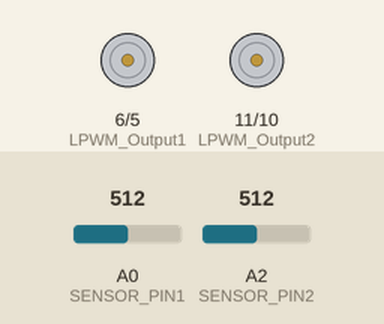
The sketch below on a simulated Arduino Uno, built with avr-gcc and run on an emulated ATmega328P. Shown: motor-driver pin pairs drawn as motors (green arrow = first pin HIGH = forward, orange = second pin HIGH = backward, longer = more drive). The inputs (shaded band) are chosen by the test bench; at power-on: A0 (SENSOR_PIN1) = 512, A2 (SENSOR_PIN2) = 512.

Above: at 1.2 s.
1.3 s: A0 (SENSOR_PIN1) set to 716
At 2.2 s:
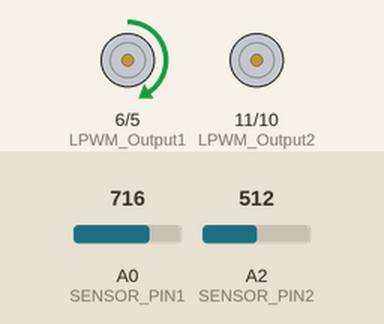
2.8 s: A2 (SENSOR_PIN2) set to 716
At 3.3 s:
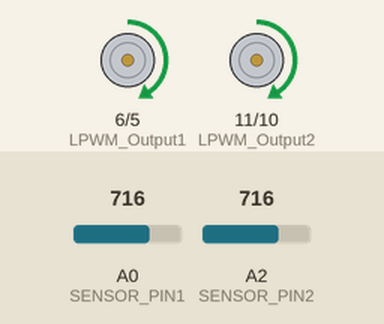
4.3 s: A0 (SENSOR_PIN1) set to 900
At 5.5 s:
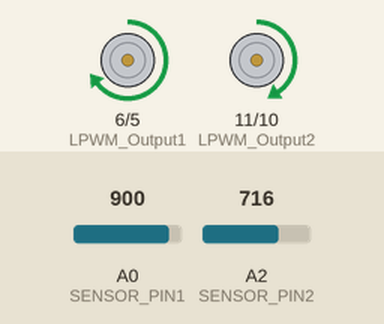
5.8 s: A2 (SENSOR_PIN2) set to 900
At 6.8 s:
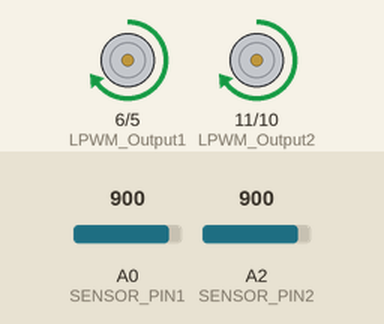
7.3 s: A0 (SENSOR_PIN1) set to 511
At 8.0 s:
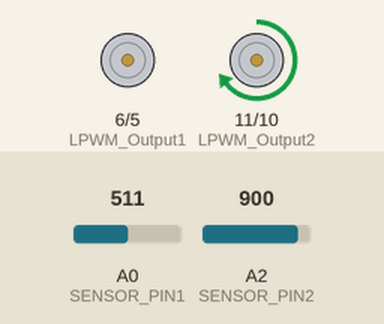
8.8 s: A2 (SENSOR_PIN2) set to 502
At 9.1 s:
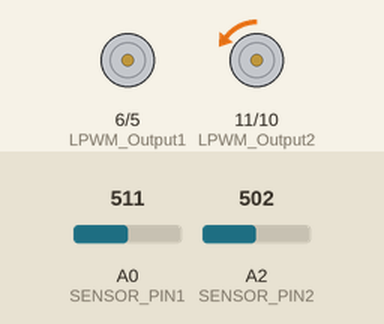
Timing chart, 0 to 11.3 s (numbered marks = the images above; inputs shaded):
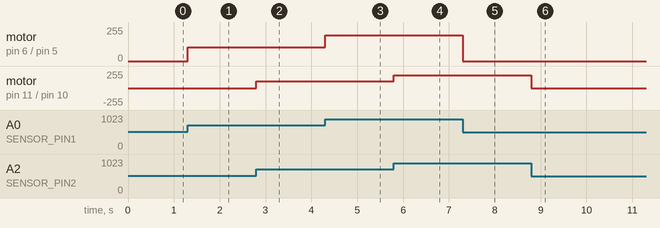

The sketch:

Dwa_silniki.ino
```cpp
/*
 * https://www.hessmer.org/blog/2013/12/28/ibt-2-h-bridge-with-arduino/
IBT-2 Motor Control Board driven by Arduino.

Speed and direction controlled by a potentiometer attached to analog input 0.
One side pin of the potentiometer (either one) to ground; the other side pin to +5V

Connection to the IBT-2 board:
IBT-2 pin 1 (RPWM) to Arduino pin 5(PWM)
IBT-2 pin 2 (LPWM) to Arduino pin 6(PWM)
IBT-2 pins 3 (R_EN), 4 (L_EN), 7 (VCC) to Arduino 5V pin
IBT-2 pin 8 (GND) to Arduino GND
IBT-2 pins 5 (R_IS) and 6 (L_IS) not connected
*/

int SENSOR_PIN1 = 0; // center pin of the potentiometer

int RPWM_Output1 = 5; // Arduino PWM output pin 5; connect to IBT-2 pin 1 (RPWM)
int LPWM_Output1 = 6; // Arduino PWM output pin 6; connect to IBT-2 pin 2 (LPWM)

int SENSOR_PIN2 = 2; // center pin of the potentiometer

int RPWM_Output2 = 10; // Arduino PWM output pin 5; connect to IBT-2 pin 1 (RPWM)
int LPWM_Output2 = 11; // Arduino PWM output pin 6; connect to IBT-2 pin 2 (LPWM)

void setup()
{
  pinMode(RPWM_Output1, OUTPUT);
  pinMode(LPWM_Output1, OUTPUT);
  pinMode(RPWM_Output2, OUTPUT);
  pinMode(LPWM_Output2, OUTPUT);
}

void loop()
{
  int sensorValue1 = analogRead(SENSOR_PIN1);
  int sensorValue2 = analogRead(SENSOR_PIN2);

  // sensor value is in the range 0 to 1023
  // the lower half of it we use for reverse rotation; the upper half for forward rotation
  if (sensorValue1 < 512)
  {
    // reverse rotation
    int reversePWM1 = -(sensorValue1 - 511) / 2;
    analogWrite(LPWM_Output1, 0);
    analogWrite(RPWM_Output1, reversePWM1);
  }
  else
  {
    // forward rotation
    int forwardPWM1 = (sensorValue1 - 512) / 2;
    analogWrite(RPWM_Output1, 0);
    analogWrite(LPWM_Output1, forwardPWM1);
  }

    if (sensorValue2 < 512)
  {
    // reverse rotation
    int reversePWM2 = -(sensorValue2 - 511) / 2;
    analogWrite(LPWM_Output2, 0);
    analogWrite(RPWM_Output2, reversePWM2);
  }
  else
  {
    // forward rotation
    int forwardPWM2 = (sensorValue2 - 512) / 2;
    analogWrite(RPWM_Output2, 0);
    analogWrite(LPWM_Output2, forwardPWM2);
  }
}
```

Measured:
- after the input at 1.3 s, motor on pin 6 (LPWM_Output1) / pin 5 (RPWM_Output1): stopped → forward 102/255 at once
- after the input at 2.8 s, motor on pin 11 (LPWM_Output2) / pin 10 (RPWM_Output2): stopped → forward 102/255 at once
- after the input at 4.3 s, motor on pin 6 (LPWM_Output1) / pin 5 (RPWM_Output1): forward 102/255 → forward 194/255 at once
- after the input at 5.8 s, motor on pin 11 (LPWM_Output2) / pin 10 (RPWM_Output2): forward 102/255 → forward 194/255 at once
- after the input at 7.3 s, motor on pin 6 (LPWM_Output1) / pin 5 (RPWM_Output1): forward 194/255 → stopped at once
- after the input at 8.8 s, motor on pin 11 (LPWM_Output2) / pin 10 (RPWM_Output2): forward 194/255 → backward 4/255 at once
